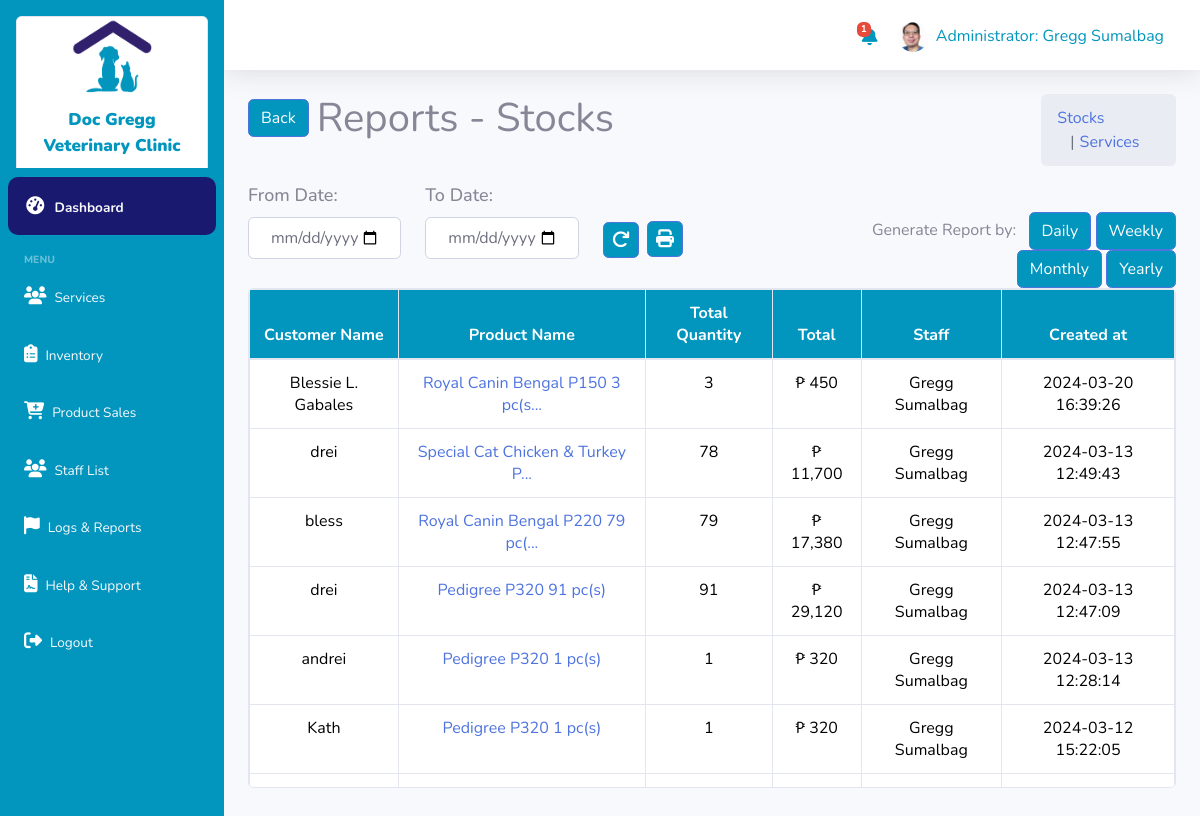
The page /admin/reports/report_stock.php (signed in) on the database its author committed.
### tables this page shows
CREATE TABLE `invoice` (
  `prod_id` int NOT NULL,
  `customer_name` text NOT NULL,
  `product` text NOT NULL,
  `total` text NOT NULL,
  `profit` text NOT NULL,
  `totalQty` int NOT NULL,
  `cash` text NOT NULL,
  `cash_change` text NOT NULL,
  `staff_name` text NOT NULL,
  `created_at` timestamp NOT NULL DEFAULT CURRENT_TIMESTAMP ON UPDATE CURRENT_TIMESTAMP
);

### admin/reports/report_stock.php (the view, shortened to what this page needs)
<?php
    require('../../classes/staff.class.php');
    $userdetails = $bmis->get_userdata();
    $user = $staffbmis->view_single_staff($userdetails['id_admin']);
    $bmis->validate_admin();
    $view = $staffbmis->view_invoice();
?>
<?php
    include('dashboard_sidebar_start.php');
?>
<div class="container-fluid">
    <div class="row">
        <div class="col-md-10">
            <div class="d-flex align-items-center">
                <a class="btn btn-primary" href="../admin_reports_logs.php">Back</a>
                <h1 class="mb-0 ml-2">Reports - Stocks</h1>
            </div>
        </div>
        <div class="col-md-2 text-md-right">
            <nav aria-label="breadcrumb" class="custom-breadcrumb">
                <ol class="breadcrumb">
                    <li class="breadcrumb-item active"><a href="report_stock.php">Stocks</a></li>
                    <li class="breadcrumb-item"><a href="report_services.php">Services</a></li>
                </ol>
            </nav>
        </div>
    </div>
    <div class="row">
        <div class="col-md-12">
            <div class="row">
                <div class="col-md-7">
                    <form id="pdfForm" method="post" action="../generatepdf/random/stocks.php" style="display: inline-block; margin-right: 10px;">
                        <div class="row">
                            <div class="col-md-4">
                                <div class="form-group" style="margin-bottom: 5px;">
                                    <label for="fromDate" style="display: block;">From Date:</label>
                                    <input type="date" class="form-control" id="fromDate" name="fromDate" required>
                                </div>
                            </div>
                            <div class="col-md-4">
                                <div class="form-group" style="margin-bottom: 5px;">
                                    <label for="toDate" style="display: block;">To Date:</label>
                                    <input type="date" class="form-control" id="toDate" name="toDate" required>
                                </div>
                            </div>
                            <div class="col-md-1 mt-4"><a  href="report_stock.php" class="btn btn-primary p-2 mt-3"><i class="fas fa-redo"></i></a></div>
                            <div class="col-md-2 mt-4"><a href="#" class="btn btn-primary p-2" style="margin-top:15px" onclick="validateDates()" id="pdfLink"><i class="fas fa-print"></i></a></div>
                        </div>
                    </form>
                </div>
                <div class="col-md-5 text-md-right" style="margin-top:30px;">
                    Generate Report by:  &nbsp
                    <a href="../generatepdf/stocks/day.php" class="btn btn-primary" target="_blank" id="generatePDF">Daily</a>
                    <a href="../generatepdf/stocks/week.php" class="btn btn-primary" target="_blank" id="generatePDF">Weekly</a>
                    <a href="../generatepdf/stocks/month.php" class="btn btn-primary" target="_blank" id="generatePDF">Monthly</a>
                    <a href="../generatepdf/stocks/year.php" class="btn btn-primary" target="_blank" id="generatePDF">Yearly</a>
                </div>
            </div>
            <div class="card" style="height: 500px; overflow: auto;">
            <table class="table table-hover text-center table-bordered">
                <form action="" method="post">
                    <thead style="background: #0296be;color:#fff;" class="sticky">
                        <tr>
                            <th> Customer Name </th>
                            <th> Product Name </th>
                            <th> Total Quantity</th>
                            <th> Total </th>
                            <th> Staff </th>
                            <th> Created at </th>
                        </tr>
                    </thead>
                    <tbody>
                    <tbody>
                        <?php if(is_array($view)) {?>
                            <?php foreach($view as $view) {?>
                                <tr>
                                    <td> <?= $view['customer_name']; ?></td>
                                    <td>
                                        <a href="#" class="product-link" data-toggle="modal" data-target="#productModal" data-product="<?= htmlspecialchars(json_encode($view), ENT_QUOTES, 'UTF-8'); ?>">
                                            <?= strlen($view['product']) > 30 ? substr($view['product'], 0, 30) . '...' : $view['product']; ?>
                                        </a>
                                    </td>
                                    <td> <?= $view['totalQty']; ?></td>
                                    <td>₱ <?= number_format($view['total']); ?> </td>
                                    <td> <?= $view['staff_name']; ?></td>
                                    <td> <?= $view['created_at']; ?> </td>
                                </tr>
                            <?php }?>
                        <?php } ?>
                    </tbody>
                </form>
            </table>
        </div>
        </div>
    </div>
</div>

### admin/reports/dashboard_sidebar_start.php (shortened to what this page needs)
<!DOCTYPE html>
<html lang="en">
<head>
    <link href="vendor/fontawesome-free/css/all.min.css" rel="stylesheet" type="text/css">
        <link href="https://cdn.jsdelivr.net/npm/bootstrap@5.3.2/dist/css/bootstrap.min.css" rel="stylesheet">
    <link href="../../css/sidenav.css" rel="stylesheet">
    <link href="../../css/sb-admin-2.css" rel="stylesheet">
</head>
<body id="page-top">
    <div id="wrapper">
        <?php
            $userdetails = $bmis->get_userdata();
            $userRole = $userdetails['role'];
        ?>
    <ul class="navbar-nav p-2 sidebar sidebar-dark fixed-sidebar shadow accordion" id="accordionSidebar">
        <div class="card sss m-2">
            <img class="logo" src="../../assets/logo.png">
            <div class="sidebar-brand-text">
                Doc Gregg <br>Veterinary Clinic
            </div>
        </div>
        <li class="nav-item" id="dashboard">
            <a class="nav-link text-light" href="../admin_dashboard.php">
                <i class="fas fa-fw fa-tachometer-alt"></i>
                <span>Dashboard</span>
            </a>
        </li>
        <hr class="sidebar-divider">
        <div class="sidebar-heading">
            Menu
        </div>
        <?php if ($userRole === 'administrator') : ?>
            <li class="nav-item" id="client">
                <a class="nav-link text-light" href="../services.php">
                    <i class="fas fa-users"></i>
                    <span>Services</span>
                </a>
            </li>
            <li class="nav-item" id="inventory">
                <a class="nav-link text-light" href="../admin_inventory.php">
                <i class="fas fa-clipboard-list"></i>
                    <span>Inventory</span>
                </a>
            </li>
            <li class="nav-item" id="sales">
                <a class="nav-link text-light" href="../admin_product_sale.php">
                <i class="fas fa-cart-plus"></i>
                    <span>Product Sales</span>
                </a>
            </li>
            <li class="nav-item" id="staff">
                <a class="nav-link text-light" href="../admin_staff_list.php">
                <i class="fas fa-users"></i>
                    <span>Staff List</span>
                </a>
            </li>
            <li class="nav-item" id="reports">
                <a class="nav-link text-light" href="../admin_reports_logs.php">
                <i class="fas fa-flag"></i>
                    <span>Logs & Reports</span>
                </a>
            </li>
        <?php endif; ?>
        <li class="nav-item" id="help">
            <a class="nav-link text-light" href="../admin_help.php">
            <i class="fas fa-file-contract"></i>
                <span>Help & Support</span>
            </a>
        </li>
        <li class="nav-item" id="logout">
            <a class="nav-link text-light" href="../logout.php">
                <i class="fas fa-sign-out-alt"></i>
                <span>Logout</span>
            </a>
        </li>
    </ul>
        <div id="content-wrapper">
            <div id="content">
                <nav class="navbar navbar-expand navbar-light bg-white topbar mb-4 static-top shadow fixed-navbar">
                    <ul class="navbar-nav ml-auto">
                        <li class="nav-item mt-4">
                        <?php if ($userRole === 'administrator') : ?>
                            <?php $lowInventoryCount = $staffbmis->count_low_inventory(); ?>
                                <a href="../admin_low_inventory.php" style="position: relative;">
                                    <i class="fas fa-bell" style="font-size: 20px;color: #0296be !important;"></i>
                                    <?php if($lowInventoryCount > 0) : ?>
                                    <span class="badge badge-danger" style="font-size:10px; position: absolute; top: -5; left: -5;"><?php echo $lowInventoryCount; ?></span>
                                </a>&nbsp;
                            <?php endif; ?>
                        <?php endif; ?>
                        </li>
                        <li class="nav-item dropdown">
                                <a class="nav-link" href="admin_myprofile.php" id="userDropdown" role="button" aria-haspopup="true" aria-expanded="false">
                                <?php if (empty($user['picture'])): ?>
                                    <img id="blah" src="../../assets/placeholder/user-placeholder.png" class="rounded-circle mr-2" style="width: 30px;" alt="User Picture"> <h6 class="mr-2 mt-2 d-lg-inline text-primary"><?= ucfirst($userdetails['role']) ?>: <?= $userdetails['fname']?> <?= $userdetails['lname']?></h6>
                                <?php else: ?>
                                    <img id="blah" src="../<?= $user['picture']?>" class="rounded-circle mr-2" style="width: 30px;"  alt="User Picture"> <h6 class="mr-2 mt-2 d-lg-inline text-primary"><?= ucfirst($userdetails['role']) ?>: <?= $userdetails['fname']?> <?= $userdetails['lname']?></h6>
                                <?php endif; ?>
                                </a>
                            </li>
                    </ul>
                </nav>

### css/sidenav.css (style rules this page uses)
.sidebar { background: rgb(2,150,190); }
.sidebar-brand-text { color: rgb(2,150,190); font-size: 20px; margin: 0; }
img { display: block; margin: 0 auto; }
.sidebar-brand-text { padding: 10px; text-align: center; font-weight:900; }
.nav-item { padding-top: 3px; }
.nav-link { font-size: 15px; color: none; }
.container-fluid { overflow: hidden; }

### admin/reports/dashboard_sidebar_start.php (style rules this page uses)
.btn-primary { background: #0296be !important; }
.sidebar .active { background: #191970; border-radius: 10px; }
.fas { color: #fff !important; font-size: 18px !important; }
label { font-weight: 500; font-size: 18px; }
.table th { background: #0296be; color: white; }
.logo { width:80px; height: 80px; }
.sss .sidebar-brand-text { font-size: 17px; }

### admin/reports/report_stock.php (style rules this page uses)
.form-control { text-align: center; padding: 20px; }
.custom-breadcrumb .breadcrumb-item + .breadcrumb-item::before { padding-left:10px; content: "|"; padding: 0 5px; color: #6c757d; }
thead.sticky { position: sticky; top: 0; z-index: 100; }

### rows shown on the page
invoice: customer_name "Blessie L. Gabales", product "Royal Canin Bengal P150 3 pc(s", totalQty "3", total "450", staff_name "Gregg Sumalbag", created_at "2024-03-20 16:39:26"
invoice: customer_name "drei", product "Special Cat Chicken & Turkey P", totalQty "78", total "11,700", staff_name "Gregg Sumalbag", created_at "2024-03-13 12:49:43"
invoice: customer_name "bless", product "Royal Canin Bengal P220 79 pc(", totalQty "79", total "17,380", staff_name "Gregg Sumalbag", created_at "2024-03-13 12:47:55"
invoice: customer_name "drei", product "Pedigree P320 91 pc(s)", totalQty "91", total "29,120", staff_name "Gregg Sumalbag", created_at "2024-03-13 12:47:09"
invoice: customer_name "andrei", product "Pedigree P320 1 pc(s)", totalQty "1", total "320", staff_name "Gregg Sumalbag", created_at "2024-03-13 12:28:14"
invoice: customer_name "Kath", product "Pedigree P320 1 pc(s)", totalQty "1", total "320", staff_name "Gregg Sumalbag", created_at "2024-03-12 15:22:05"

### other values the page prints
$lowInventoryCount "1"
$userdetails['role'] "Administrator"
$userdetails['fname'] "Gregg"
$userdetails['lname'] "Sumalbag"
